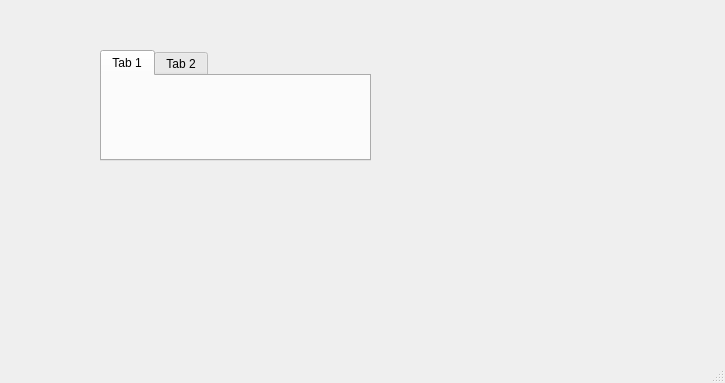
<?xml version="1.0" encoding="UTF-8"?>
<ui version="4.0">
 <class>mainwindow</class>
 <widget class="SARibbonMainWindow" name="mainwindow">
  <property name="geometry">
   <rect>
    <x>0</x>
    <y>0</y>
    <width>725</width>
    <height>383</height>
   </rect>
  </property>
  <property name="windowTitle">
   <string>MainWindow</string>
  </property>
  <widget class="QWidget" name="centralwidget">
   <widget class="QTabWidget" name="tabWidget">
    <property name="geometry">
     <rect>
      <x>100</x>
      <y>50</y>
      <width>271</width>
      <height>111</height>
     </rect>
    </property>
    <widget class="QWidget" name="tab">
     <attribute name="title">
      <string>Tab 1</string>
     </attribute>
    </widget>
    <widget class="QWidget" name="tab_2">
     <attribute name="title">
      <string>Tab 2</string>
     </attribute>
    </widget>
   </widget>
  </widget>
  <widget class="SARibbonBar" name="ribbonbar">
   <property name="geometry">
    <rect>
     <x>0</x>
     <y>0</y>
     <width>725</width>
     <height>160</height>
    </rect>
   </property>
  </widget>
  <widget class="QStatusBar" name="statusBar"/>
 </widget>
 <customwidgets>
  <customwidget>
   <class>SARibbonMainWindow</class>
   <extends>QMainWindow</extends>
   <header>SARibbonMainWindow.h</header>
   <container>1</container>
  </customwidget>
  <customwidget>
   <class>SARibbonBar</class>
   <extends>QMenuBar</extends>
   <header>SARibbonBar.h</header>
   <addpagemethod>addCategoryPage</addpagemethod>
  </customwidget>
 </customwidgets>
 <resources/>
 <connections/>
</ui>
